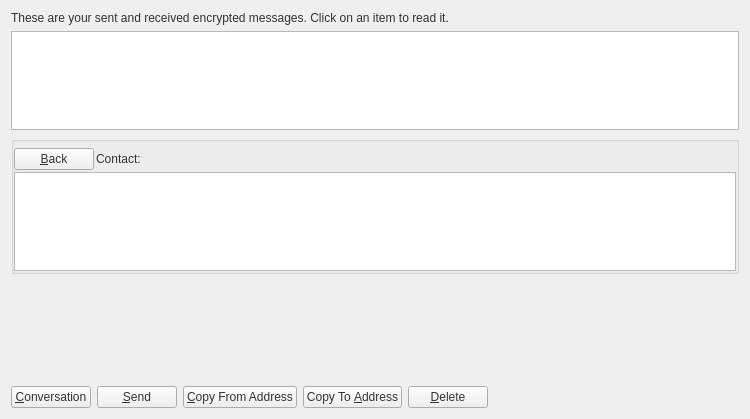
<?xml version="1.0" encoding="UTF-8"?>
<ui version="4.0">
 <class>MessagePage</class>
 <widget class="QWidget" name="MessagePage">
  <property name="geometry">
   <rect>
    <x>0</x>
    <y>0</y>
    <width>750</width>
    <height>419</height>
   </rect>
  </property>
  <property name="windowTitle">
   <string>Address Book</string>
  </property>
  <property name="styleSheet">
   <string notr="true">color: rgb(51, 51, 51);</string>
  </property>
  <layout class="QVBoxLayout" name="verticalLayout_2">
   <item>
    <widget class="QLabel" name="labelExplanation">
     <property name="text">
      <string>These are your sent and received encrypted messages. Click on an item to read it.</string>
     </property>
     <property name="textFormat">
      <enum>Qt::PlainText</enum>
     </property>
     <property name="wordWrap">
      <bool>true</bool>
     </property>
    </widget>
   </item>
   <item>
    <widget class="QTableView" name="tableView">
     <property name="contextMenuPolicy">
      <enum>Qt::CustomContextMenu</enum>
     </property>
     <property name="toolTip">
      <string>Click on a message to view it</string>
     </property>
     <property name="tabKeyNavigation">
      <bool>false</bool>
     </property>
     <property name="alternatingRowColors">
      <bool>true</bool>
     </property>
     <property name="selectionMode">
      <enum>QAbstractItemView::SingleSelection</enum>
     </property>
     <property name="selectionBehavior">
      <enum>QAbstractItemView::SelectRows</enum>
     </property>
     <property name="sortingEnabled">
      <bool>true</bool>
     </property>
     <attribute name="verticalHeaderVisible">
      <bool>false</bool>
     </attribute>
    </widget>
   </item>
   <item>
    <layout class="QVBoxLayout" name="verticalLayout">
     <item>
      <widget class="QGroupBox" name="messageDetails">
       <property name="title">
        <string/>
       </property>
       <layout class="QVBoxLayout" name="verticalLayout_4">
        <property name="spacing">
         <number>2</number>
        </property>
        <property name="leftMargin">
         <number>0</number>
        </property>
        <property name="topMargin">
         <number>6</number>
        </property>
        <property name="rightMargin">
         <number>0</number>
        </property>
        <property name="bottomMargin">
         <number>0</number>
        </property>
        <item>
         <layout class="QHBoxLayout" name="horizontalLayout_3">
          <item>
           <widget class="QPushButton" name="backButton">
            <property name="enabled">
             <bool>true</bool>
            </property>
            <property name="text">
             <string>&amp;Back</string>
            </property>
            <property name="icon">
             <iconset resource="../bitcoin.qrc">
              <normaloff>:/icons/quit</normaloff>:/icons/quit</iconset>
            </property>
           </widget>
          </item>
          <item>
           <widget class="QLabel" name="labelContact">
            <property name="text">
             <string>Contact:</string>
            </property>
           </widget>
          </item>
          <item>
           <widget class="QLabel" name="contactLabel">
            <property name="text">
             <string/>
            </property>
           </widget>
          </item>
          <item>
           <spacer name="horizontalSpacer_3">
            <property name="orientation">
             <enum>Qt::Horizontal</enum>
            </property>
            <property name="sizeHint" stdset="0">
             <size>
              <width>40</width>
              <height>20</height>
             </size>
            </property>
           </spacer>
          </item>
         </layout>
        </item>
        <item>
         <widget class="QListView" name="listConversation">
          <property name="styleSheet">
           <string notr="true">#listConversation { color: #000000; }</string>
          </property>
         </widget>
        </item>
        <item>
         <layout class="QVBoxLayout" name="verticalLayout_3"/>
        </item>
       </layout>
      </widget>
     </item>
     <item>
      <widget class="MRichTextEdit" name="messageEdit" native="true">
       <property name="minimumSize">
        <size>
         <width>0</width>
         <height>100</height>
        </size>
       </property>
      </widget>
     </item>
     <item>
      <layout class="QHBoxLayout" name="horizontalLayout">
       <item>
        <widget class="QPushButton" name="newButton">
         <property name="text">
          <string>&amp;Conversation</string>
         </property>
         <property name="icon">
          <iconset resource="../bitcoin.qrc">
           <normaloff>:/icons/add</normaloff>:/icons/add</iconset>
         </property>
        </widget>
       </item>
       <item>
        <widget class="QPushButton" name="sendButton">
         <property name="toolTip">
          <string>Sign a message to prove you own a FrogCoin address</string>
         </property>
         <property name="text">
          <string>&amp;Send</string>
         </property>
         <property name="icon">
          <iconset resource="../bitcoin.qrc">
           <normaloff>:/icons/send</normaloff>:/icons/send</iconset>
         </property>
        </widget>
       </item>
       <item>
        <widget class="QPushButton" name="copyFromAddressButton">
         <property name="toolTip">
          <string>Copy the currently selected address to the system clipboard</string>
         </property>
         <property name="text">
          <string>&amp;Copy From Address</string>
         </property>
         <property name="icon">
          <iconset resource="../bitcoin.qrc">
           <normaloff>:/icons/editcopy</normaloff>:/icons/editcopy</iconset>
         </property>
        </widget>
       </item>
       <item>
        <widget class="QPushButton" name="copyToAddressButton">
         <property name="toolTip">
          <string>Copy the currently selected address to the system clipboard</string>
         </property>
         <property name="text">
          <string>Copy To &amp;Address</string>
         </property>
         <property name="icon">
          <iconset resource="../bitcoin.qrc">
           <normaloff>:/icons/editcopy</normaloff>:/icons/editcopy</iconset>
         </property>
        </widget>
       </item>
       <item>
        <widget class="QPushButton" name="deleteButton">
         <property name="toolTip">
          <string>Delete the currently selected address from the list</string>
         </property>
         <property name="text">
          <string>&amp;Delete</string>
         </property>
         <property name="icon">
          <iconset resource="../bitcoin.qrc">
           <normaloff>:/icons/remove</normaloff>:/icons/remove</iconset>
         </property>
        </widget>
       </item>
       <item>
        <spacer name="horizontalSpacer">
         <property name="orientation">
          <enum>Qt::Horizontal</enum>
         </property>
         <property name="sizeHint" stdset="0">
          <size>
           <width>40</width>
           <height>20</height>
          </size>
         </property>
        </spacer>
       </item>
      </layout>
     </item>
    </layout>
   </item>
  </layout>
 </widget>
 <customwidgets>
  <customwidget>
   <class>MRichTextEdit</class>
   <extends>QWidget</extends>
   <header>mrichtextedit.h</header>
   <container>1</container>
  </customwidget>
 </customwidgets>
 <resources>
  <include location="../bitcoin.qrc"/>
 </resources>
 <connections/>
</ui>
